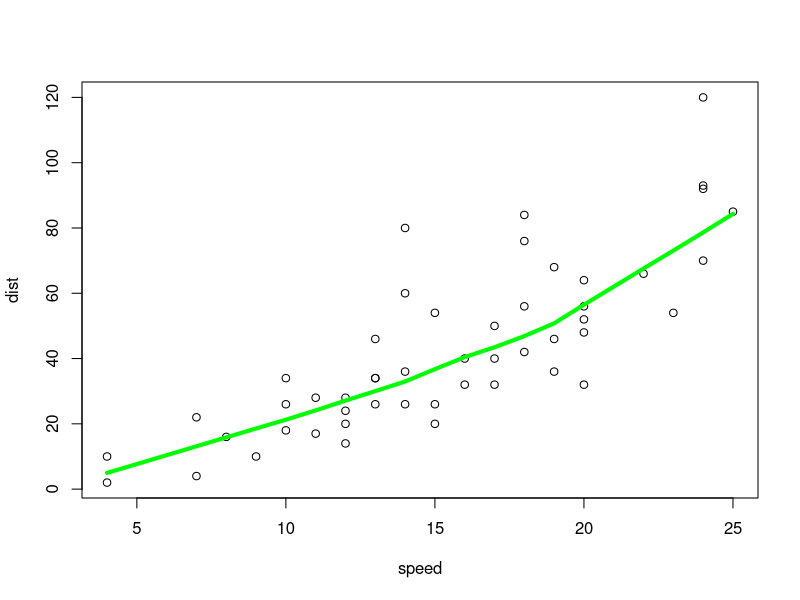
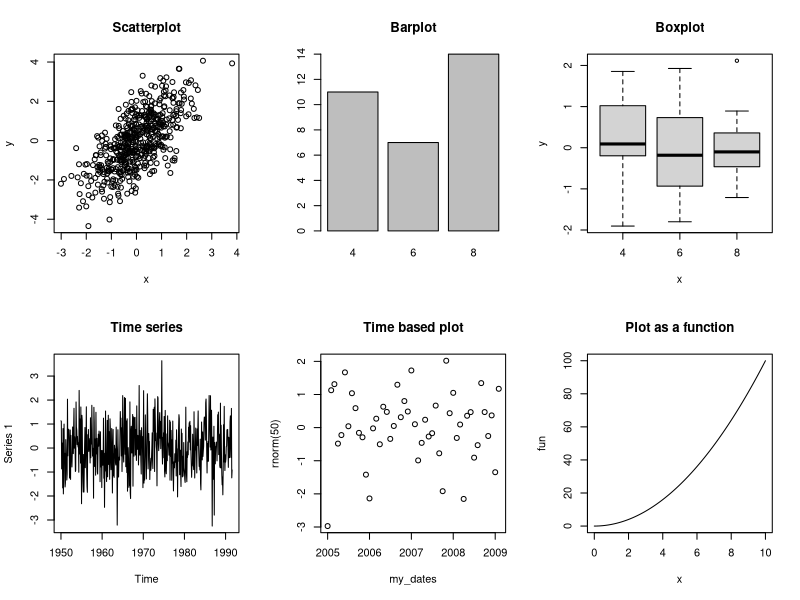

Write the R code that produced these figures, in order.
set.seed(1)

#generate sample data
x <- rnorm(500)
y <- x + rnorm(500)


plot(cars)
lines(lowess(cars), col="green", lwd=4)
str(cars)

my_ts <- ts(matrix(rnorm(500), nrow = 500, ncol=1), start = c(1950,1), frequency = 12)
#ts = time series

my_dates <- seq(as.Date("2005/1/1"), by="month", length=50)
my_factor <- factor(mtcars$cyl)

fun <- function(x) x^2
par(mfrow = c(2,3)) #2x3 plots

my_ts
my_dates
my_factor
fun

plot(x,y, main="Scatterplot")
plot(my_factor, main="Barplot")
plot(my_factor, rnorm(32), main="Boxplot")
plot(my_ts, main="Time series")
plot(my_dates, rnorm(50), main="Time based plot")
plot(fun, 0, 10, main="Plot as a function")

par(mfrow = c(1,1))
